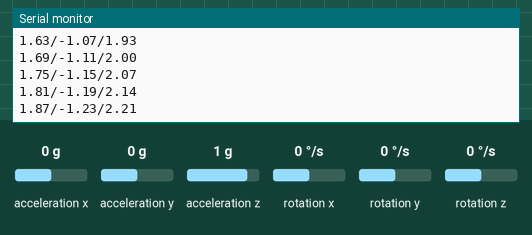
Simulated run of this sketch. Board: Arduino Uno, built with avr-gcc and run on an emulated ATmega328P. On the bench: the last lines printed to the serial monitor. Wiring (inferred from the names in the program): MPU-6050 motion sensor at I2C address 0x68. Inputs (shaded band) come from the test bench; at power-on: acceleration z 1 g, acceleration x 0 g, acceleration y 0 g, rotation x 0 °/s, rotation y 0 °/s, rotation z 0 °/s.

Above: at 1.7 s.
1.8 s: acceleration z set to 0 g
At 1.83 s:
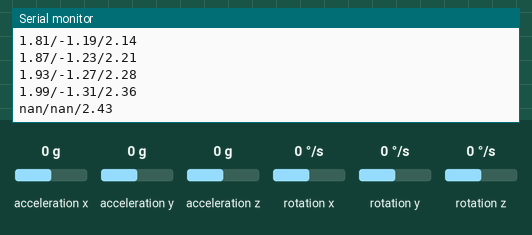
3.3 s: acceleration x set to -1.4 g
At 3.31 s:
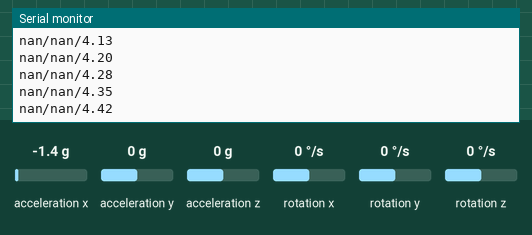
4.8 s: acceleration y set to -1.4 g
At 4.81 s:
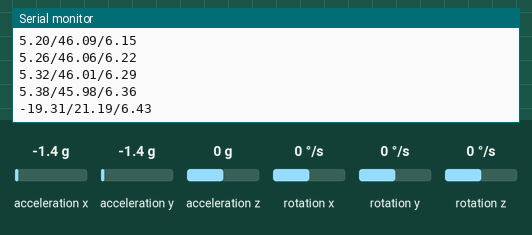
6.3 s: rotation x set to -192 °/s
At 6.32 s:
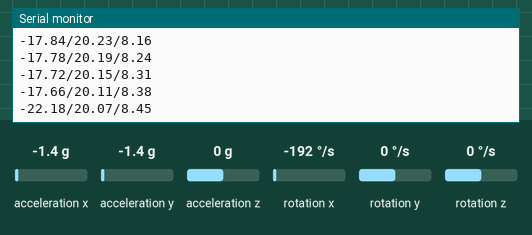
7.8 s: rotation y set to -192 °/s
At 7.83 s:
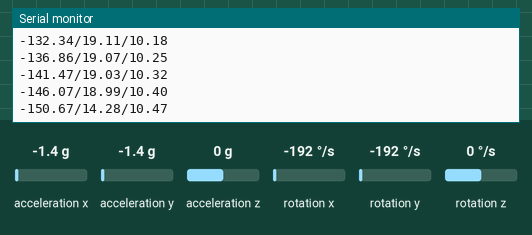
Timing chart, 0 to 10.3 s (numbered marks = the images above; inputs shaded):
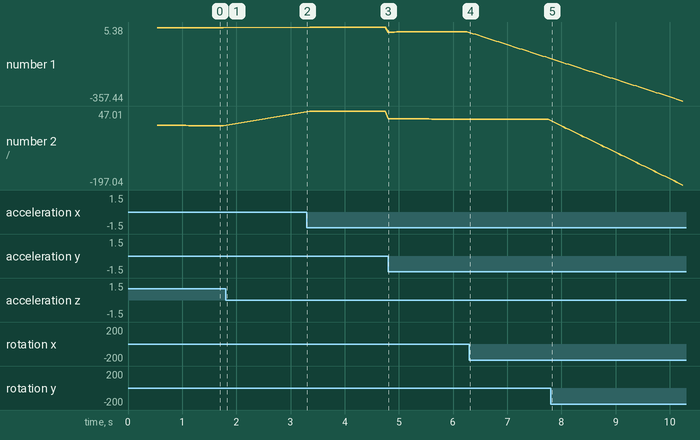

The sketch:

gyro_ARDU.ino
```cpp
/*
   Arduino and MPU6050 Accelerometer and Gyroscope Sensor Tutorial
   by Dejan, https://howtomechatronics.com
*/
#include <Wire.h>
const int MPU = 0x68; // MPU6050 I2C address
float AccX, AccY, AccZ;
float GyroX, GyroY, GyroZ;
float accAngleX, accAngleY, gyroAngleX, gyroAngleY, gyroAngleZ;
float roll, pitch, yaw;
float AccErrorX, AccErrorY, GyroErrorX, GyroErrorY, GyroErrorZ;
float elapsedTime, currentTime, previousTime;
int c = 0;
void setup() {
  Serial.begin(19200);
  Wire.begin();                      // Initialize comunication
  Wire.beginTransmission(MPU);       // Start communication with MPU6050 // MPU=0x68
  Wire.write(0x6B);                  // Talk to the register 6B
  Wire.write(0x00);                  // Make reset - place a 0 into the 6B register
  Wire.endTransmission(true);        //end the transmission
  /*
  // Configure Accelerometer Sensitivity - Full Scale Range (default +/- 2g)
  Wire.beginTransmission(MPU);
  Wire.write(0x1C);                  //Talk to the ACCEL_CONFIG register (1C hex)
  Wire.write(0x10);                  //Set the register bits as 00010000 (+/- 8g full scale range)
  Wire.endTransmission(true);
  // Configure Gyro Sensitivity - Full Scale Range (default +/- 250deg/s)
  Wire.beginTransmission(MPU);
  Wire.write(0x1B);                   // Talk to the GYRO_CONFIG register (1B hex)
  Wire.write(0x10);                   // Set the register bits as 00010000 (1000deg/s full scale)
  Wire.endTransmission(true);
  delay(20);
  */
  // Call this function if you need to get the IMU error values for your module
  calculate_IMU_error();
  delay(20);
}

void loop() {
//  calculate_IMU_error();
  getXYZorientation();
  delay(50);
}
void getXYZorientation() {
  Wire.beginTransmission(MPU);
  Wire.write(0x3B); // Start with register 0x3B (ACCEL_XOUT_H)
  Wire.endTransmission(false);
  Wire.requestFrom(MPU, 6, true); // Read 6 registers total, each axis value is stored in 2 registers
  //For a range of +-2g, we need to divide the raw values by 16384, according to the datasheet
  AccX = (Wire.read() << 8 | Wire.read()) / 16384.0; // X-axis value
  AccY = (Wire.read() << 8 | Wire.read()) / 16384.0; // Y-axis value
  AccZ = (Wire.read() << 8 | Wire.read()) / 16384.0; // Z-axis value
  // Calculating Roll and Pitch from the accelerometer data
  accAngleX = (atan(AccY / sqrt(pow(AccX, 2) + pow(AccZ, 2))) * 180 / PI) - 0; // AccErrorX ~(0.58) See the calculate_IMU_error()custom function for more details
  accAngleY = (atan(-1 * AccX / sqrt(pow(AccY, 2) + pow(AccZ, 2))) * 180 / PI) +0; // AccErrorY ~(-1.58)
  // === Read gyroscope data === //
  previousTime = currentTime;        // Previous time is stored before the actual time read
  currentTime = millis();            // Current time actual time read
  elapsedTime = (currentTime - previousTime) / 1000; // Divide by 1000 to get seconds
  Wire.beginTransmission(MPU);
  Wire.write(0x43); // Gyro data first register address 0x43
  Wire.endTransmission(false);
  Wire.requestFrom(MPU, 6, true); // Read 4 registers total, each axis value is stored in 2 registers
  GyroX = (Wire.read() << 8 | Wire.read()) / 131.0; // For a 250deg/s range we have to divide first the raw value by 131.0, according to the datasheet
  GyroY = (Wire.read() << 8 | Wire.read()) / 131.0;
  GyroZ = (Wire.read() << 8 | Wire.read()) / 131.0;
  // Correct the outputs with the calculated error values
  GyroX = GyroX + 2.52; // GyroErrorX ~(-0.56)
  GyroY = GyroY - 1.65; // GyroErrorY ~(2)
  GyroZ = GyroZ + 1.34; // GyroErrorZ ~ (-0.8)
  // Currently the raw values are in degrees per seconds, deg/s, so we need to multiply by sendonds (s) to get the angle in degrees
  gyroAngleX = gyroAngleX + GyroX * elapsedTime; // deg/s * s = deg
  gyroAngleY = gyroAngleY + GyroY * elapsedTime;
  yaw =  yaw + GyroZ * elapsedTime;
  // Complementary filter - combine acceleromter and gyro angle values
  roll = 0.45 * gyroAngleX + 0.55 * accAngleX;
  pitch = 0.45 * gyroAngleY + 0.55 * accAngleY;

  // Print the values on the serial monitor
  Serial.print(roll);
  Serial.print("/");
  Serial.print(pitch);
  Serial.print("/");
  Serial.println(yaw);
}

void calculate_IMU_error() {
  // We can call this funtion in the setup section to calculate the accelerometer and gyro data error. From here we will get the error values used in the above equations printed on the Serial Monitor.
  // Note that we should place the IMU flat in order to get the proper values, so that we then can the correct values
  // Read accelerometer values 200 times
  while (c < 200) {
    Wire.beginTransmission(MPU);
    Wire.write(0x3B);
    Wire.endTransmission(false);
    Wire.requestFrom(MPU, 6, true);
    AccX = (Wire.read() << 8 | Wire.read()) / 16384.0 ;
    AccY = (Wire.read() << 8 | Wire.read()) / 16384.0 ;
    AccZ = (Wire.read() << 8 | Wire.read()) / 16384.0 ;
    // Sum all readings
    AccErrorX = AccErrorX + ((atan((AccY) / sqrt(pow((AccX), 2) + pow((AccZ), 2))) * 180 / PI));
    AccErrorY = AccErrorY + ((atan(-1 * (AccX) / sqrt(pow((AccY), 2) + pow((AccZ), 2))) * 180 / PI));
    c++;
  }
  //Divide the sum by 200 to get the error value
  AccErrorX = AccErrorX / 200;
  AccErrorY = AccErrorY / 200;
  c = 0;
  // Read gyro values 200 times
  while (c < 200) {
    Wire.beginTransmission(MPU);
    Wire.write(0x43);
    Wire.endTransmission(false);
    Wire.requestFrom(MPU, 6, true);
    GyroX = Wire.read() << 8 | Wire.read();
    GyroY = Wire.read() << 8 | Wire.read();
    GyroZ = Wire.read() << 8 | Wire.read();
    // Sum all readings
    GyroErrorX = GyroErrorX + (GyroX / 131.0);
    GyroErrorY = GyroErrorY + (GyroY / 131.0);
    GyroErrorZ = GyroErrorZ + (GyroZ / 131.0);
    c++;
  }
  //Divide the sum by 200 to get the error value
  GyroErrorX = GyroErrorX / 200;
  GyroErrorY = GyroErrorY / 200;
  GyroErrorZ = GyroErrorZ / 200;
  // Print the error values on the Serial Monitor
  Serial.print("AccErrorX: ");
  Serial.println(AccErrorX);
  Serial.print("AccErrorY: ");
  Serial.println(AccErrorY);
  Serial.print("GyroErrorX: ");
  Serial.println(GyroErrorX);
  Serial.print("GyroErrorY: ");
  Serial.println(GyroErrorY);
  Serial.print("GyroErrorZ: ");
  Serial.println(GyroErrorZ);
}
```

Measured:
- after the input at 1.8 s, the serial monitor: prints a new line at once (image 1)
